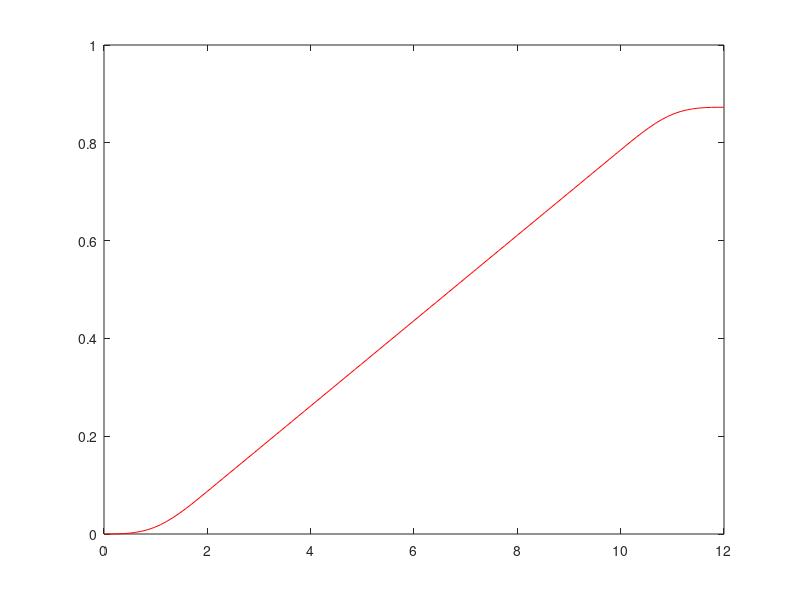

The MATLAB source for this figure:
    qmax = 50;
    vmax = 5;
    amax = 5;
    qmax = abs(deg2rad(qmax));
    vmax = deg2rad(vmax);
    amax = deg2rad(amax);
    if vmax > sqrt(qmax*amax/2)
        vmax = sqrt(qmax*amax/2);
        warndlg('Vmax is sqrt(qmax*amax), because vmax is >sqrt(qmax*max)', 'Warning');
    end
    
    t1 = vmax/amax
    t2 = 2*t1
    t3 = qmax/vmax
    t4 = t3 + t1
    t5 = t3 + t2
%     j = a/t1;

    t = linspace(0, t5, 100);
    q = zeros(size(t));
    v = zeros(size(t));
    a = zeros(size(t));
    for i = 1:length(t)
        if t(i) <= t1
            q(i) = amax*(t(i)^3)/(6*t1);
            v(i) = amax*(t(i)^2)/(2*t1);
            a(i) = amax*t(i)/t1;
        elseif t(i) <= t2
            q(i)  = amax*t1^2/6 + (amax*t1/2)*(t(i)-t1) + amax*(t(i)-t1)^2/2 - amax*(t(i)-t1)^3/(6*t1);
            v(i)  = amax*t1/2 + amax*(t(i)-t1) - amax*(t(i)-t1)^2/(2*t1);
            a(i) = amax - amax*(t(i)-t1)/t1;
        elseif t(i) <= t3
            q(i)     = (vmax^2)/amax + vmax*(t(i)-t2);
            v(i)  = vmax;
            a(i) = 0;
        elseif t(i) <= t4
            q(i)     = (vmax^2)/amax + vmax*(t3-t2) + vmax*(t(i)-t3) - amax*(t(i)-t3)^3/(6*t1);
            v(i)  = vmax - amax*(t(i)-t3)^2/(2*t1);
            a(i) = -amax*(t(i)-t3)/t1;
        elseif t(i) <= t5
            q(i)     = amax*((t(i)-t4)^3)/(6*t1) - amax*((t(i)-t4)^2)/2 + (vmax - amax*(t4-t3)^2/(2*t1))*(t(i)-t4)  + vmax*(t3-t2) + (vmax)^2/amax + vmax*(t4-t3) - amax*(t4-t3)^3/(6*t1);
            v(i)  = vmax - amax*(t4-t3)^2/(2*t1) - amax*(t(i)-t4) + amax*(t(i)-t4)^2/(2*t1);
           % q(i)     = qmax - (amax/t1)*(t5 - t(i))^3/6;
            a(i) = -amax + amax*(t(i)-t4)/t1;
        end 
    end  
plot(t,q,'r');
    
%     elseif t(i) <= t3
%                         q(i)     = a_max*t1^2 + v_max*(t(i)-t2);
%                         qdot(i)  = v_max;
%                         q2dot(i) = 0;
%                     elseif t(i) <= t4
%                         q(i)     = a_max*t1^2 + v_max*(t3-t2) + v_max*(t(i)-t3) - jerk*(t(i)-t3)^3/6;
%                         qdot(i)  = v_max - jerk*(t(i)-t3)^2/2;
%                         q2dot(i) = -jerk*(t(i)-t3);
%                     elseif t(i) <= te
%                         q(i)     = q_max - jerk*(te - t(i))^3/6;
%                         qdot(i)  = v_max - jerk*(t4-t3)^2/2 - a_max*(t(i)-t4) + jerk*(t(i)-t4)^2/2;
%                         q2dot(i) = -a_max + jerk*(t(i)-t4);
%  
%  jerk = a_max/t1;
%  elseif t(i) <= t4
%                         q(i)     = a_max*t1^2 + v_max*(t3-t2) + v_max*(t(i)-t3) - jerk*(t(i)-t3)^3/6;
%                         qdot(i)  = v_max - jerk*(t(i)-t3)^2/2;
%                         q2dot(i) = -jerk*(t(i)-t3);